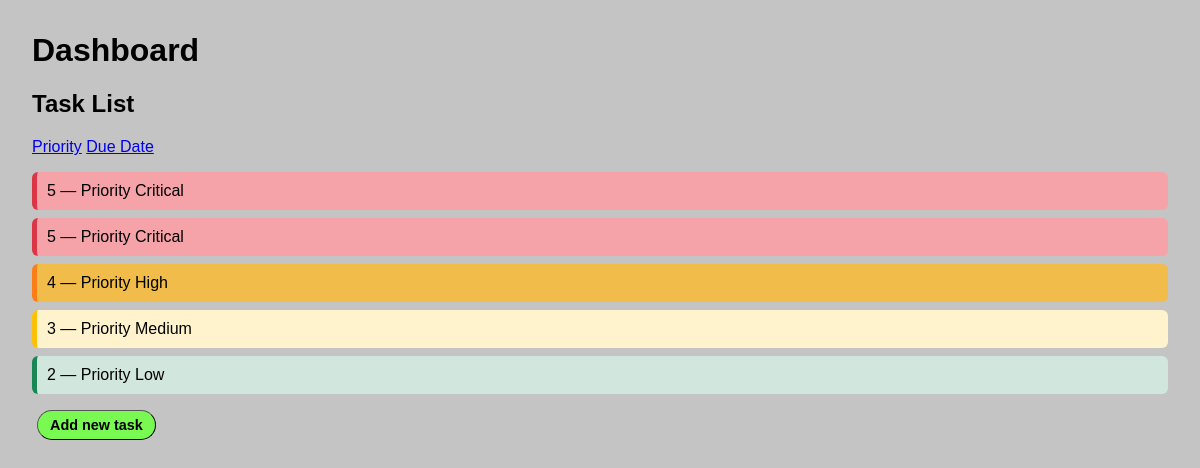
Before: / with the older database file.
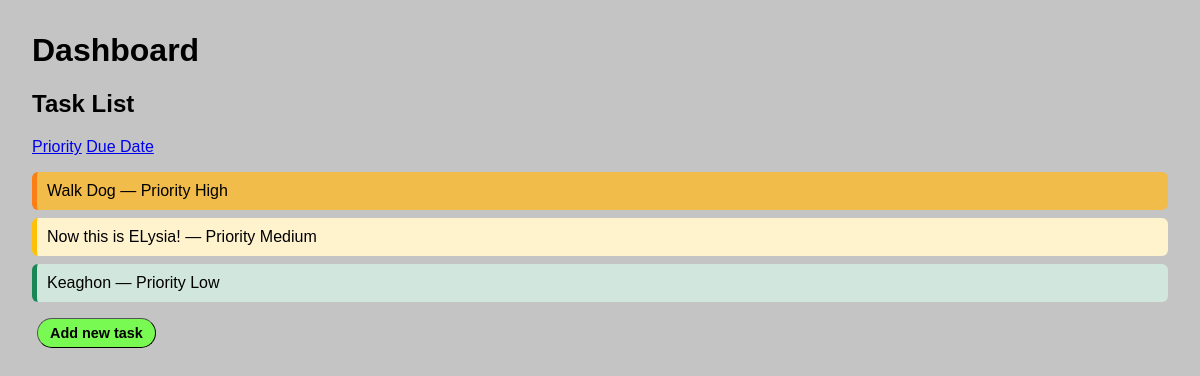
After: the same page with the newer database file.
### entities/models.py (models this page shows, shortened)
class Task(models.Model):
    PRIORITY_LOW = 1
    PRIORITY_MEDIUM = 2
    PRIORITY_HIGH = 3
    PRIORITY_CRITICAL = 4
    PRIORITY_CHOICES = [
    (PRIORITY_LOW, 'Low'),
    (PRIORITY_MEDIUM, 'Medium'),
    (PRIORITY_HIGH, 'High'),
    (PRIORITY_CRITICAL, 'Critical'),
]
    title = models.CharField(max_length=200)
    description = models.TextField(blank=True)
    priority = models.PositiveSmallIntegerField(choices=PRIORITY_CHOICES, default=PRIORITY_MEDIUM, )
    due_date = models.DateTimeField(default=None)
    completed = models.BooleanField(default=False)
    class Meta:
        ordering = ['due_date', '-priority']  # default ordering; you can override in views
        indexes = [
            models.Index(fields=['due_date']),
        ]

### todoApp/views.py (the view)
# urls.py: path('', showDashboard, name='showDashboard'),
def showDashboard(request):
    if 'sort' in request.GET:
        sort = request.GET.get('sort')
    else:
        sort = '-priority'
    task_list = Task.objects.all().order_by(sort)
    context = {'task_list': task_list}
    return render(request, 'dashboard.html', context)

### todoApp/templates/dashboard.html (shortened to what this page needs)
{% load static %}
<!doctype html>
<html lang="en">
<head>
    <link rel="stylesheet" href="{% static 'tasks/styles.css' %}" />
</head>
<body>
    <h1>Dashboard</h1>
    <h2>Task List</h2>
    <div>
        <a href="{% url 'showDashboard' %}?sort=-priority" class="sort-btn">Priority</a>
        <a href="{% url 'showDashboard' %}?sort=due_date" class="sort-btn">Due Date</a>
    </div>
    <ul>
        {% for task in task_list %}
        <li class="
            {% if task.priority == task.PRIORITY_LOW %}priority-low
            {% elif task.priority == task.PRIORITY_MEDIUM %}priority-medium
            {% elif task.priority == task.PRIORITY_HIGH %}priority-high
            {% elif task.priority == task.PRIORITY_CRITICAL %}priority-critical
            {% endif %}"
            data-title="{{ task.title }}" data-description="{{ task.description|default:'(No description provided)' }}"
            data-due="{{ task.due_date|date:'M d, Y H:i'|default:'No due date' }}"
            data-edit_url="{% url 'task_edit' task.pk %}" data-delete_url="{% url 'task_delete' task.pk %}"
            data-complete_url="{% url 'task_complete' task.pk %}"
            onclick="openModal(this)">
            {{ task.title }} — Priority {{ task.get_priority_display }}
        </li>
        {% empty %}
        <li>No tasks available.</li>
        {% endfor %}
    </ul>
    <p><a href="{% url 'task_create' %}" id="new_task_button">Add new task</a></p>
</body>
</html>

### todoApp/static/tasks/styles.css (style rules this page uses)
body { font-family: Arial, sans-serif; margin: 2rem; background-color: #c4c4c4; }
ul { list-style-type: none; padding: 0; }
li { padding: 10px; margin-bottom: 8px; background-color: #f9f9f9; border-radius: 6px; cursor: pointer; transition: background-color 0.2s; background-color: #c4a5a5; }
.priority-low { background-color: #d1e7dd; border-left: 5px solid #198754; }
.priority-medium { background-color: #fff3cd; border-left: 5px solid #ffc107; }
.priority-high { background-color: #f1bc49; border-left: 5px solid #fd7e14; }
#new_task_button { display: inline-block; padding: 6px 12px; margin-left: 5px; font-size: 0.9em; font-weight: 600; color: #000000; background-color: #79fa52; text-decoration: none; border: 1px outset buttonborder; border-radius: 100px; transition: background-color 0.2s, transform 0.1s; }

Changed rows visible on the page:
removed Task: title "5", priority "Critical"
removed Task: title "5", priority "Critical"
removed Task: title "4", priority "High"
removed Task: title "3", priority "Medium"
removed Task: title "2", priority "Low"
added Task: title "Walk Dog", priority "High"
added Task: title "Now this is ELysia!", priority "Medium"
added Task: title "Keaghon", priority "Low"
